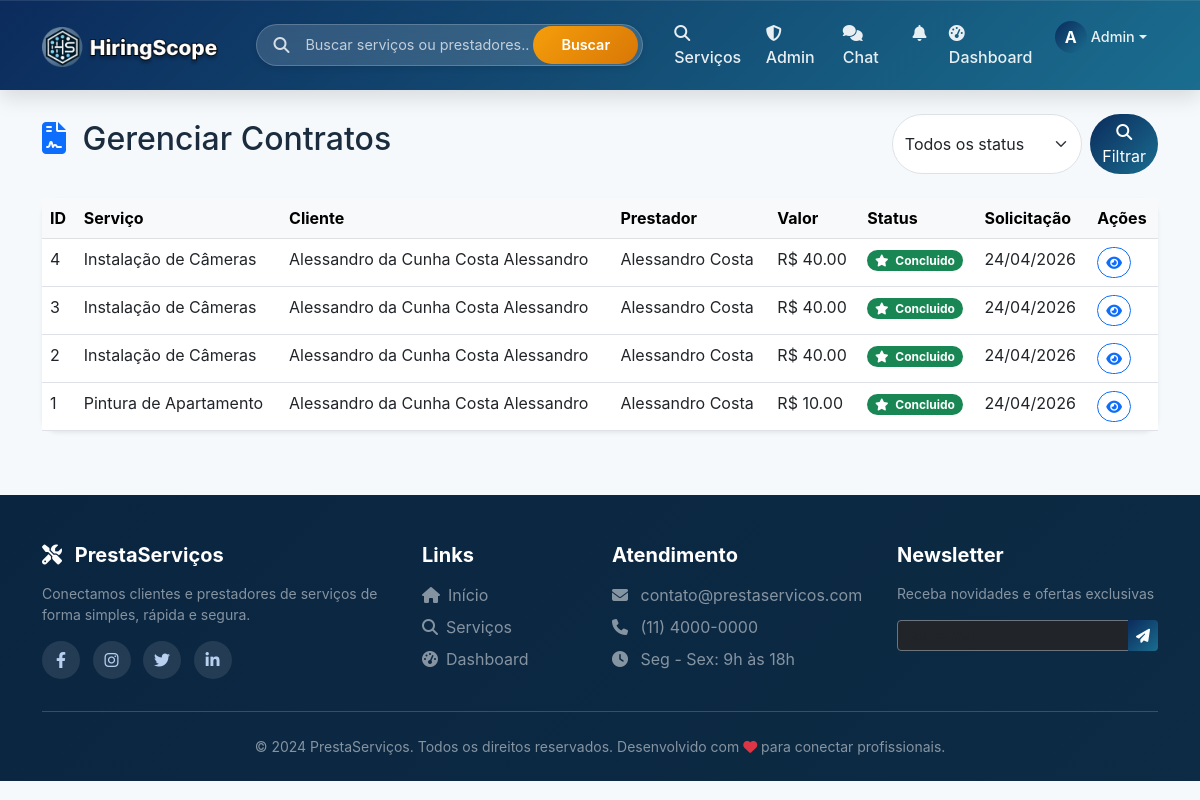
Page /admin/contratos (signed in) on the committed database.
### models.py (models this page shows, shortened)
class Usuario(UserMixin, db.Model):
    __tablename__ = 'usuarios'
    id = db.Column(db.Integer, primary_key=True)
    nome = db.Column(db.String(100), nullable=False)
    email = db.Column(db.String(100), unique=True, nullable=False)
    senha_hash = db.Column(db.String(200), nullable=False)
    telefone = db.Column(db.String(20))
    tipo = db.Column(db.String(20), nullable=False)  # cliente, prestador
    is_admin = db.Column(db.Boolean, default=False)  # NOVO CAMPO
    data_cadastro = db.Column(db.DateTime, default=datetime.utcnow)
    foto_perfil = db.Column(db.String(200), default='default.jpg')
    foto_url = db.Column(db.String(500), nullable=True)  # URL da foto do Google
    descricao = db.Column(db.Text)
    servicos_oferecidos = db.relationship('Servico', back_populates='prestador', lazy=True, overlaps='prestador_rel')
    avaliacoes_recebidas = db.relationship('Avaliacao', foreign_keys='Avaliacao.prestador_id', back_populates='prestador', lazy=True, overlaps='avaliado_rel')
    avaliacoes_feitas = db.relationship('Avaliacao', foreign_keys='Avaliacao.cliente_id', back_populates='cliente', lazy=True, overlaps='avaliador_rel')
    favoritos = db.relationship('Favorito', foreign_keys='Favorito.cliente_id', back_populates='cliente', lazy=True, overlaps='cliente_rel')
    contratos_como_cliente = db.relationship('Contrato', foreign_keys='Contrato.cliente_id', back_populates='cliente', lazy=True, overlaps='cliente_rel')
    contratos_como_prestador = db.relationship('Contrato', foreign_keys='Contrato.prestador_id', back_populates='prestador', lazy=True, overlaps='prestador_rel')

class Contrato(db.Model):
    __tablename__ = 'contratos'
    id = db.Column(db.Integer, primary_key=True)
    cliente_id = db.Column(db.Integer, db.ForeignKey('usuarios.id'), nullable=False)
    prestador_id = db.Column(db.Integer, db.ForeignKey('usuarios.id'), nullable=False)
    servico_id = db.Column(db.Integer, db.ForeignKey('servicos.id'), nullable=False)
    status = db.Column(db.String(20), default='pendente')  # pendente, aceito, em_andamento, concluido, cancelado
    data_solicitacao = db.Column(db.DateTime, default=datetime.utcnow)
    data_aceite = db.Column(db.DateTime, nullable=True)
    data_inicio = db.Column(db.DateTime, nullable=True)
    data_conclusao = db.Column(db.DateTime, nullable=True)
    mensagem_cliente = db.Column(db.Text, nullable=True)
    mensagem_prestador = db.Column(db.Text, nullable=True)
    preco_acordado = db.Column(db.Float, nullable=True)
    cliente = db.relationship('Usuario', foreign_keys=[cliente_id], back_populates='contratos_como_cliente')
    prestador = db.relationship('Usuario', foreign_keys=[prestador_id], back_populates='contratos_como_prestador')
    servico = db.relationship('Servico', foreign_keys=[servico_id], back_populates='contratos')
    avaliacao = db.relationship('Avaliacao', back_populates='contrato', uselist=False, cascade='all, delete-orphan')
    def get_status_icon(self):
        icons = {
            'pendente': 'fa-clock',
            'aceito': 'fa-check-circle',
            'em_andamento': 'fa-spinner',
            'concluido': 'fa-star',
            'cancelado': 'fa-times-circle'
        }
        return icons.get(self.status, 'fa-file-contract')
    def get_status_color(self):
        colors = {
            'pendente': 'warning',
            'aceito': 'info',
            'em_andamento': 'primary',
            'concluido': 'success',
            'cancelado': 'danger'
        }
        return colors.get(self.status, 'secondary')

class Servico(db.Model):
    __tablename__ = 'servicos'
    id = db.Column(db.Integer, primary_key=True)
    prestador_id = db.Column(db.Integer, db.ForeignKey('usuarios.id'), nullable=False)
    titulo = db.Column(db.String(200), nullable=False)
    descricao = db.Column(db.Text, nullable=False)
    categoria = db.Column(db.String(100))
    tipo_preco = db.Column(db.String(20), default='fixo')  # fixo, hora, dia, metro, consulta
    preco = db.Column(db.Float)
    destaque = db.Column(db.Boolean, default=False)
    destaque_pago = db.Column(db.Boolean, default=False)
    destaque_data_fim = db.Column(db.DateTime, nullable=True)
    data_postagem = db.Column(db.DateTime, default=datetime.utcnow)
    imagem_base64 = db.Column(db.Text, nullable=True)
    prestador = db.relationship('Usuario', foreign_keys=[prestador_id], back_populates='servicos_oferecidos')
    solicitacoes = db.relationship('Solicitacao', back_populates='servico', lazy=True, overlaps='servico_rel')
    avaliacoes = db.relationship('Avaliacao', back_populates='servico', lazy=True, overlaps='servico_rel')
    contratos = db.relationship('Contrato', back_populates='servico', lazy=True, overlaps='servico_rel')

### routes/admin_routes.py (the view)
@admin_bp.route('/contratos')
@admin_required
def contratos():
    status = request.args.get('status', '')
    query = Contrato.query
    if status:
        query = query.filter_by(status=status)
    contratos = query.order_by(Contrato.data_solicitacao.desc()).paginate(page=request.args.get('page', 1, type=int), per_page=20)
    status_list = ['pendente', 'aceito', 'em_andamento', 'concluido', 'cancelado']
    return render_template('admin/contratos.html', contratos=contratos, status=status, status_list=status_list)

### templates/admin/contratos.html (shortened to what this page needs)
{% extends "base.html" %}
{% block content %}
<div class="container mt-4">
    <div class="d-flex justify-content-between align-items-center mb-4 flex-wrap gap-3">
        <h2>
            <i class="fas fa-file-contract text-primary me-2"></i>
            Gerenciar Contratos
        </h2>
        <div>
            <form method="GET" class="d-flex gap-2">
                <select name="status" class="form-select rounded-pill">
                    <option value="">Todos os status</option>
                </select>
                <button type="submit" class="btn btn-primary rounded-pill">
                    <i class="fas fa-search"></i> Filtrar
                </button>
            </form>
        </div>
    </div>
    <div class="card shadow-sm border-0 rounded-4">
        <div class="card-body p-0">
            <div class="table-responsive">
                <table class="table table-hover mb-0">
                    <thead class="table-light">
                        <tr>
                            <th>ID</th>
                            <th>Serviço</th>
                            <th>Cliente</th>
                            <th>Prestador</th>
                            <th>Valor</th>
                            <th>Status</th>
                            <th>Solicitação</th>
                            <th>Ações</th>
                        </tr>
                    </thead>
                    <tbody>
                        {% for contrato in contratos.items %}
                        <tr>
                            <td>{{ contrato.id }}</td>
                            <td>{{ contrato.servico.titulo[:30] }}{% if contrato.servico.titulo|length > 30 %}...{% endif %}</td>
                            <td>{{ contrato.cliente.nome }}</td>
                            <td>{{ contrato.prestador.nome }}</td>
                            <td>R$ {{ "%.2f"|format(contrato.preco_acordado) if contrato.preco_acordado else 'Sob consulta' }}</td>
                            <td>
                                <span class="badge bg-{{ contrato.get_status_color() }} rounded-pill">
                                    <i class="fas {{ contrato.get_status_icon() }} me-1"></i>
                                    {{ contrato.status|replace('_', ' ')|title }}
                                </span>
                            </td>
                            <td>{{ contrato.data_solicitacao.strftime('%d/%m/%Y') }}</td>
                            <td>
                                <a href="{{ url_for('contrato.detalhe_contrato', contrato_id=contrato.id) }}" class="btn btn-sm btn-outline-primary rounded-pill" target="_blank">
                                    <i class="fas fa-eye"></i>
                                </a>
                            </td>
                        </tr>
                        {% endfor %}
                    </tbody>
                </table>
            </div>
        </div>
    </div>
</div>
{% endblock %}

### templates/components/base/navbar.html (shortened to what this page needs)
<nav class="navbar navbar-expand-lg navbar-dark sticky-top">
    <div class="container">
        <a class="navbar-brand" href="{{ url_for('main.index') }}">
            <img src="{{ url_for('static', filename='img/logo.png') }}"
                 alt="PrestaServiços"
                 class="navbar-logo"
                 style="height: 42px;"
                 onerror="this.onerror=null; this.parentNode.innerHTML='<i class=\'fas fa-tools me-2\'></i> PrestaServiços';">
        </a>
        <div class="search-bar-desktop d-none d-lg-block">
            <div class="search-bar-wrapper">
                <div class="search-icon"><i class="fas fa-search"></i></div>
                <input type="text" id="globalSearchInput" class="search-input" placeholder="Buscar serviços ou prestadores...">
                <button id="globalSearchBtn" class="search-btn">Buscar</button>
            </div>
        </div>
        <div class="collapse navbar-collapse" id="navbarNav">
            <ul class="navbar-nav ms-auto">
                <li class="nav-item">
                    <a class="nav-link" href="{{ url_for('servico.lista') }}">
                        <i class="fas fa-search me-1"></i> Serviços
                    </a>
                </li>
                {% if current_user.is_authenticated and current_user.is_admin %}
                <li class="nav-item">
                    <a class="nav-link" href="{{ url_for('admin.dashboard') }}">
                        <i class="fas fa-shield-alt me-1"></i> Admin
                    </a>
                </li>
                {% endif %}
                {% if current_user.is_authenticated %}
                    <li class="nav-item position-relative">
                        <a class="nav-link chat-link" href="{{ url_for('chat.index') }}">
                            <i class="fas fa-comments me-1"></i> Chat
                        </a>
                    </li>
                    <li class="nav-item dropdown">
                        <a class="nav-link" href="#" id="notificationDropdown" role="button" data-bs-toggle="dropdown">
                            <i class="fas fa-bell"></i>
                        </a>
                    </li>
                    <li class="nav-item">
                        <a class="nav-link" href="{{ url_for('main.dashboard') }}">
                            <i class="fas fa-tachometer-alt me-1"></i> Dashboard
                        </a>
                    </li>
                    <li class="nav-item dropdown">
                        <a class="nav-link dropdown-toggle d-flex align-items-center" href="#" id="userDropdown" role="button" data-bs-toggle="dropdown">
                            {% if current_user.foto_url %}
                                <img src="{{ current_user.foto_url }}" class="user-avatar-nav" alt="Avatar" onerror="this.style.display='none'; this.parentNode.querySelector('.user-avatar-nav-placeholder').style.display='inline-flex';">
                                <div class="user-avatar-nav-placeholder" style="display: none;">{{ current_user.nome[0]|upper }}</div>
                            {% else %}
                                <div class="user-avatar-nav-placeholder">{{ current_user.nome[0]|upper }}</div>
                            {% endif %}
                            <span class="user-name-nav ms-1">{{ current_user.nome.split()[0] }}</span>
                        </a>
                    </li>
                {% endif %}
            </ul>
        </div>
    </div>
</nav>

### rows in the picture
Usuario: nome "A", nome "Admin"
Contrato: id "4", servico "Instalação de Câmeras", cliente.nome "Alessandro da Cunha Costa Alessandro", prestador.nome "Alessandro Costa", preco_acordado "40.00", status "Concluido", data_solicitacao "24/04/2026"
Contrato: id "3", servico "Instalação de Câmeras", cliente.nome "Alessandro da Cunha Costa Alessandro", prestador.nome "Alessandro Costa", preco_acordado "40.00", status "Concluido", data_solicitacao "24/04/2026"
Contrato: id "2", servico "Instalação de Câmeras", cliente.nome "Alessandro da Cunha Costa Alessandro", prestador.nome "Alessandro Costa", preco_acordado "40.00", status "Concluido", data_solicitacao "24/04/2026"
Contrato: id "1", servico "Pintura de Apartamento", cliente.nome "Alessandro da Cunha Costa Alessandro", prestador.nome "Alessandro Costa", preco_acordado "10.00", status "Concluido", data_solicitacao "24/04/2026"
